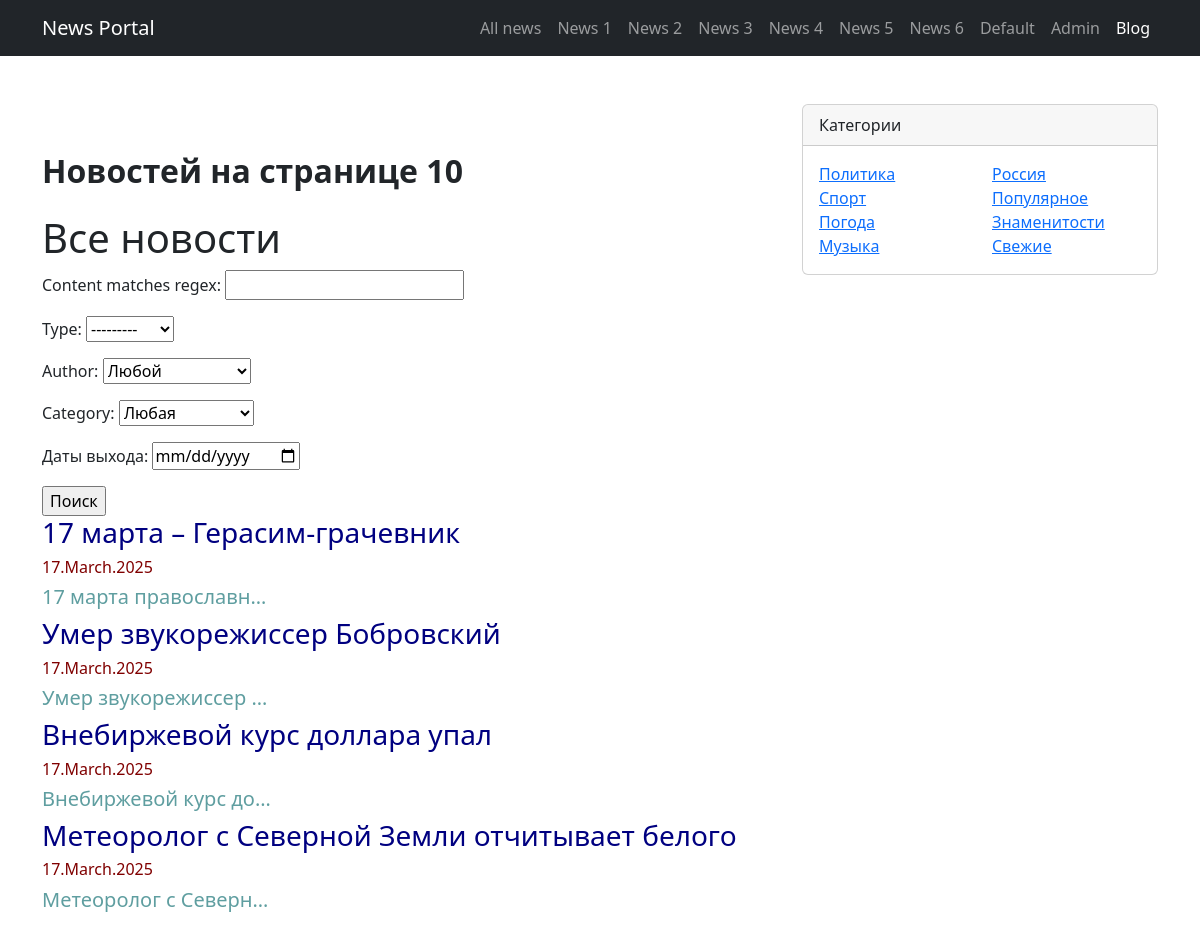
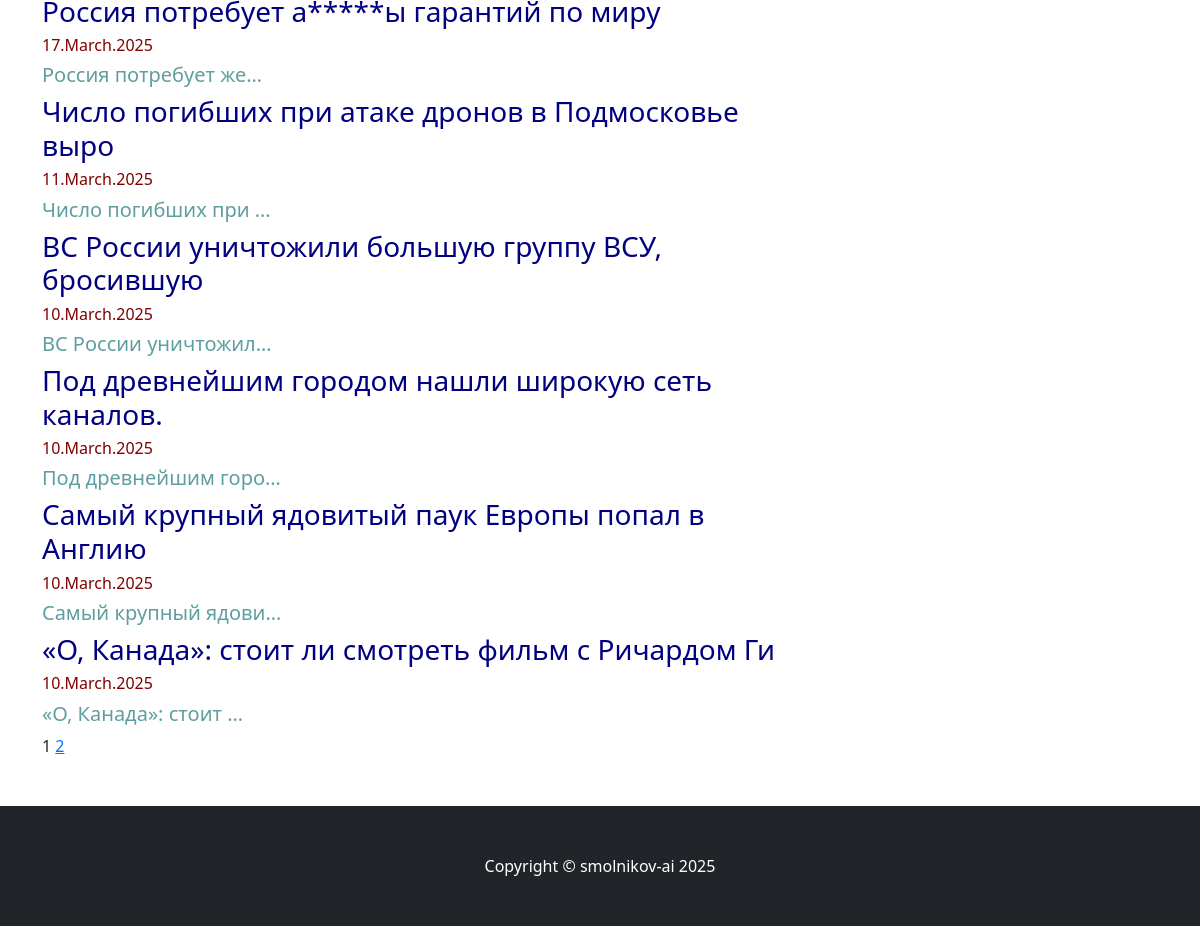
Page /news/ on the committed database (2 pictures, top to bottom).
### news/models.py (models this page shows, shortened)
class Post(models.Model):
    author = models.ForeignKey(Author, on_delete=models.CASCADE)
    type = models.CharField(choices=POST_TYPES, max_length=2, default='NW')
    date_time_in = models.DateTimeField(auto_now_add=True)
    categories = models.ManyToManyField(Category, through='PostCategory')
    title = models.CharField(max_length=50)
    content = models.TextField()
    rating_post = models.IntegerField(default=0)

### news/views.py (the view)
# urls.py: path('news/', PostsList.as_view(), name='post_list'),
class PostsList(ListView):
    model = Post
    ordering = '-date_time_in'
    template_name = 'flatpages/posts.html'
    context_object_name = 'posts'
    paginate_by = 10
    def get_queryset(self):
        queryset = super().get_queryset()
        self.filterset = PostFilter(self.request.GET, queryset)
        return self.filterset.qs
    def get_context_data(self, **kwargs):
        context = super().get_context_data(**kwargs)
        context['filterset'] = self.filterset
        return context

### news/models.py (called while the page is built)
    def __str__(self):
        return self.name.title()

### news/templatetags/custom_filters.py (called while the page is built)
@register.filter()
def censor(value):
    incorrect_list = ['Редиск', 'Ананас', 'LGBT']
    for incorrect_word in incorrect_list:
        value = value.replace(incorrect_word[1:], '*' * (len(incorrect_word) - 1))
    return value

### news/templatetags/custom_tags.py (called while the page is built)
@register.simple_tag(takes_context=True)
def url_replace(context, **kwargs):
    d = context['request'].GET.copy()
    for k, v in kwargs.items():
        d[k] = v
    return d.urlencode()

### templates/flatpages/posts.html (shortened to what this page needs)
{% extends 'flatpages/default.html' %}
{% load custom_filters %}
{% load custom_tags %}
{% block title %}
    Новостей на странице {{ posts|length }}
{% endblock title %}
{% block content %}
    <h1>Все новости</h1>
    <form action="" method="get">
        {{ filterset.form.as_p }}
        <input type="submit" value="Поиск" />
    </form>
    {% if posts %}
        {% for post in posts %}
            <h3 style="color:Navy;">{{ post.title|censor }}</h3>
            <h6 style="color:Maroon;">{{ post.date_time_in|date:'d.F.Y' }}</h6>
            <h5 style="color:CadetBlue;">{{ post.content|truncatechars:20|censor }}</h5>
        {% endfor %}
    {% else %}
        <h2>Новостей нет</h2>
    {% endif %}
    {{ page_obj.number }}
    {% if page_obj.has_next %}
        <a href="?{% url_replace page=page_obj.next_page_number %}">{{ page_obj.next_page_number }}</a>
    {% endif %}
{% endblock content %}

### rows in the picture
Post: title|censor "17 марта – Герасим-грачевник", date_time_in "17.March.2025", content|censor "17 марта православн…"
Post: title|censor "Умер звукорежиссер Бобровский", date_time_in "17.March.2025", content|censor "Умер звукорежиссер …"
Post: title|censor "Внебиржевой курс доллара упал", date_time_in "17.March.2025", content|censor "Внебиржевой курс до…"
Post: title|censor "Метеоролог с Северной Земли отчитывает белого", date_time_in "17.March.2025", content|censor "Метеоролог с Северн…"
Post: title|censor "Россия потребует а*****ы гарантий по миру", date_time_in "17.March.2025", content|censor "Россия потребует же…"
Post: title|censor "Число погибших при атаке дронов в Подмосковье выро", date_time_in "11.March.2025", content|censor "Число погибших при …"
Post: title|censor "ВС России уничтожили большую группу ВСУ, бросившую", date_time_in "10.March.2025", content|censor "ВС России уничтожил…"
Post: title|censor "Под древнейшим городом нашли широкую сеть каналов.", date_time_in "10.March.2025", content|censor "Под древнейшим горо…"
Post: title|censor "Самый крупный ядовитый паук Европы попал в Англию", date_time_in "10.March.2025", content|censor "Самый крупный ядови…"
Post: title|censor "«О, Канада»: стоит ли смотреть фильм с Ричардом Ги", date_time_in "10.March.2025", content|censor "«О, Канада»: стоит …"

### other values in the picture
{{ posts|length }} "10"
{{ page_obj.number }} "1"
{{ page_obj.next_page_number }} "2"
